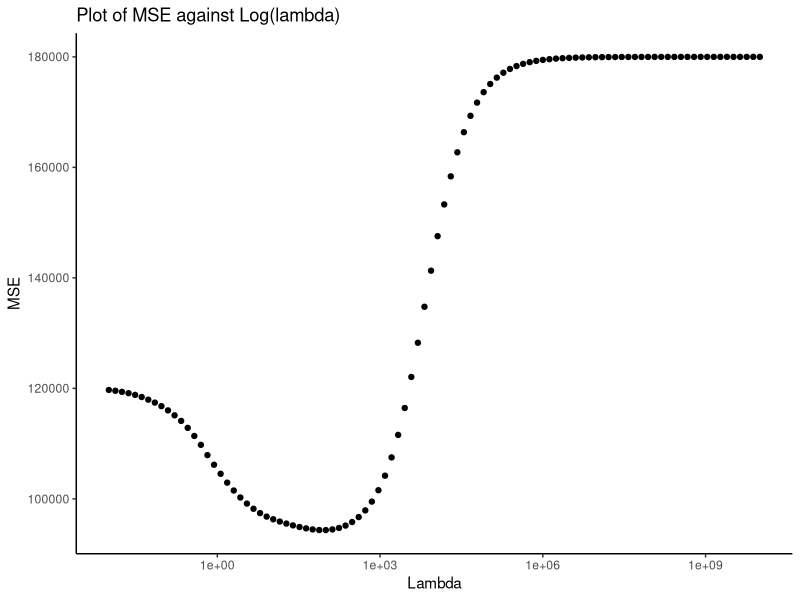
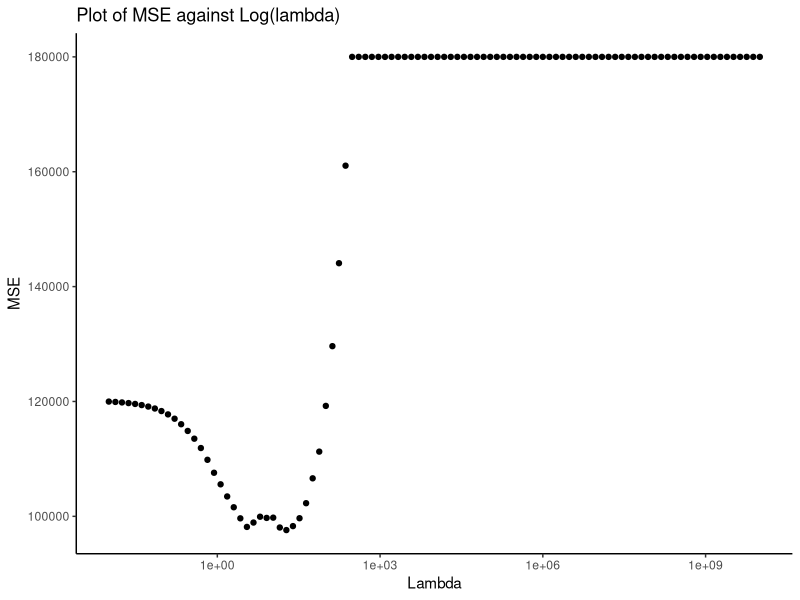

Recreate these plots in R, in order.
###################################PENALISED REGRESSION

setwd("C:/Users/Admin/Desktop/SLC I 2019/Datasets")
library(dplyr)
library(ggplot2)
library(glmnet)

##Loading data  and omitting the players with incomplete data
data = read.table("hitters.dat")
hitters = na.omit(data)

##The condition number 
y = hitters$Salary
hitters_subset = hitters[,-19]      ##Take out the Salary column
x = data.matrix(hitters_subset)     ##Make matrix of the subset of the data
kappa(t(x) %*% x)

##The command "scale" is used to center the columns of the matrix t(x) %*% x
kappa(t(scale((x))) %*% scale(x)) 

##Fitting a standard linear model with no regularisation
model_linearModel= lm( Salary ~ . , data = hitters)
summary(model_linearModel)

##Fitting a ridge regression with lamda = 70
model_ridge= glmnet(x, y, alpha = 0, lambda = 70)
coef(model_ridge)

##spliting the data into training and test sets to enable us pick a data-driven lambda
set.seed(1122)
ind = sample(2, nrow(hitters), replace = T, prob = c(0.5, 0.5) )
training_set = hitters[ind == 1,]
test_set = hitters[ind == 2,]

##Writing a function that takes lambda as argument, fits a ridge regression on the training
##sets and calculates the squared prediction error on the test set
df1 = training_set[,-19]
df2 = test_set[,-19]
n = data.matrix(df1)
m = training_set$Salary
z = data.matrix(df2)

##We use a for loop in the this function because we would like to use lambda as vector
MSE_find = function(lambda){
  MSPE = numeric(length(lambda))
  for(i in 1:length(lambda)){
      model_ridge = glmnet(n, m, alpha = 0, lambda = lambda[i])
      prediction = predict(model_ridge, newx = z)
      MSPE[i] = mean((test_set$Salary - prediction)**2)
    }
  return(MSPE)
}

##Running this function on a logarithmic grid (e.g., 10^seq(from = 10, to = -2, length = 100))
lambda =10^seq(from = 10, to = -2, length = 100)
MSE_find(lambda)

##Plot of log(lambda) vs MSE
a = as.data.frame(lambda)
b = as.data.frame(MSE_find(lambda))
c = cbind(a,b)
ggplot(c, aes(lambda,MSE_find(lambda))) +
  geom_point() +
  scale_x_log10() +
  labs(x = "Lambda", y = "MSE") +
  theme_classic() +
  ggtitle("Plot of MSE against Log(lambda)")

 
##Fitting a ridge regression with lambda_opt on all the data, and interpret some of the coefficients.
lambda_opt= 10^2
model_ridge_opt= glmnet(x, y, alpha = 0, lambda = lambda_opt)
coef(model_ridge_opt)


##Repeating the above procedure replacing ridge with lasso
df3 = training_set[,-19]
df4 = test_set[,-19]
n = data.matrix(df3)
m = training_set$Salary
z = data.matrix(df4)


MSE_find = function(lambda){
  MSPE = numeric(length(lambda))
  for(i in 1:length(lambda)){
    model_lasso = glmnet(n, m, alpha = 1, lambda = lambda[i])
    prediction = predict(model_lasso, newx = z)
    MSPE[i] = mean((test_set$Salary - prediction)**2)
  }
  return(MSPE)
}

e = as.data.frame(lambda)
f = as.data.frame(MSE_find(lambda))
g = cbind(e,f)
ggplot(g, aes(lambda, MSE_find(lambda))) +
    geom_point() +
    scale_x_log10() +
    labs(x = "Lambda", y = "MSE") +
    theme_classic() +
    ggtitle("Plot of MSE against Log(lambda)")

lambda_opt2 = 10**(1.4)
model_lasso_opt= glmnet(x, y, alpha = 1, lambda = lambda_opt2)
coef(model_lasso_opt)